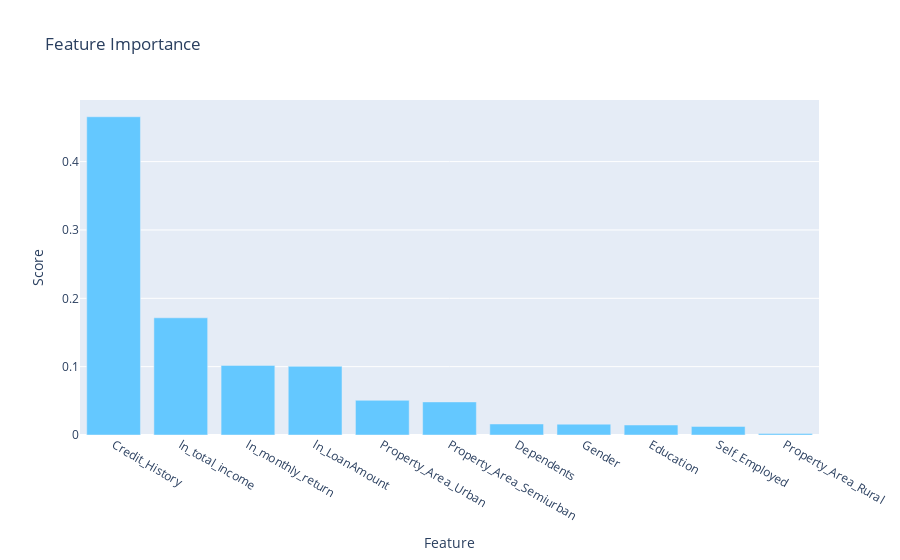

The code cell stored with this chart in its notebook:
### Code cell
# display results with plotly
trace0 = go.Bar(x= fi_df.index,
                y= fi_df['fi'].values,
                marker=dict(color='rgb(100,200,300)'))

# now the layout
layout=go.Layout(title='Feature Importance',
                   xaxis= dict(title='Feature'),
                   yaxis=dict(title='Score'))
# bind using go.Figure
fig = go.Figure(data=[trace0], layout=layout)
fig

### Figure 1 — Plotly figure (JSON) as saved in the notebook; plotly's stock layout.template omitted (floating-point values rounded to 4 significant figures)
{"data": [{"marker": {"color": "rgb(100,200,300)"}, "type": "bar", "x": ["Credit_History", "ln_total_income", "ln_monthly_return", "ln_LoanAmount", "Property_Area_Urban", "Property_Area_Semiurban", "Dependents", "Gender", "Education", "Self_Employed", "Property_Area_Rural"], "y": [0.4656, 0.1715, 0.1018, 0.1005, 0.05077, 0.04841, 0.01614, 0.01587, 0.01464, 0.01254, 0.002271]}], "layout": {"autosize": true, "title": {"text": "Feature Importance"}, "xaxis": {"autorange": true, "range": [-0.5, 10.5], "title": {"text": "Feature"}, "type": "category"}, "yaxis": {"autorange": true, "range": [0, 0.4901], "title": {"text": "Score"}, "type": "linear"}}}
